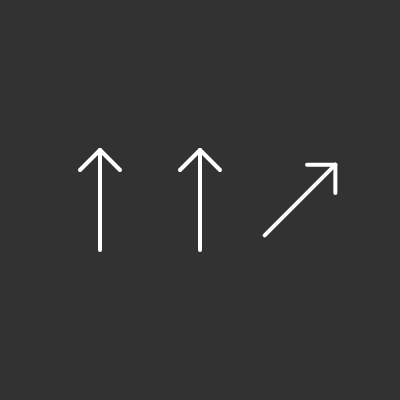
Frame 1 (no input)
Frame 60 (no input): identical to frame 1, image omitted
Frame 120 (the mouse pressed at the canvas centre since frame 60): identical to frame 1, image omitted

The p5.js sketch that drew this single still picture (run headless with seeded random() and noise() and a simulated clock; from frame 60 on, the mouse is pressed at the canvas centre):

// p5.js sketch
// ── sketch.js

/*
PUSH/POP MATRIX
Jeff Thompson | 2016/20 | jeffreythompson.org

If we want to draw a complex set of shapes, it can quickly
get messy trying to keep track of all those numbers. Working
relative to an X/Y position helps, but is still hard to read.
If we want to add more complex changes like rotation, it
gets nearly impossible.

But! Using "matrix transformations," we can let p5.js do the
math for us – nice! These temporarily change our frame of
reference, similar to moving or rotating the sheet of paper
you're drawing on.

COMMANDS BELOW:
push()      go into "temporary mode"
pop()     reset all transformations done after push()
translate()   move the origin (0,0) point
rotate()    rotate the canvas
scale()     make things bigger/smaller or mirror

CHALLENGES:
1. Can you create your own complex shape relative to the
   origin and draw it in several locations?
2. Can you draw a bunch of your shape across the screen using
   a for-loop? Within that loop, can you change the angle
   of the shape as it goes across the screen? (Hint: use
   division or the map() command)

*/


function setup() {
  createCanvas(400, 400);
}


function draw() {
  background(50);
  
  stroke(255);
  strokeWeight(4);
  strokeCap(ROUND);

  // let's say we want to draw an arrow
  // using the "old" way you can see how messy
  // the code gets
  line(200,150, 200,250);    // arrow body
    line(200,150, 180,170);    // left arrow head
    line(200,150, 220,170);    // right arrow head

    // if we wanted to change the position of the
    // arrow, we'd have to update all the code :(

    // (we'll see next time how to make a custom
    // "function" that would make this easier, but
    // it will still be hard if we want to rotate
    // the arrow)

    // much better: use push/pop() and translate() to
    // temporarily move the origin point and draw
    // everything relative to (0,0) instead!
    push();         // go into "temporary" mode
    translate(100,200);   // move origin to (100,100)
    line(0,-50, 0,50);
    line(0,-50, -20,-30);
    line(0,-50, 20,-30);
    pop();          // reset origin back to (0,0)

    // this is much easier to read and, if we want to
    // draw more arrows, we can just copy/paste and 
    // change translate() to position it!

    // bonus: we can also rotate the arrow
    // (angles are in a unit called "radians" which go
    // from 0 to TWO_PI – this takes some getting used
    // to but we can also convert angles from degrees 
    // using the radians() function)
    let angle = radians(45);
    push();
    translate(300,200);
    rotate(angle);
    line(0,-50, 0,50);
    line(0,-50, -20,-30);
    line(0,-50, 20,-30);
    pop();

    // why do we translate() first, then rotate()?
    // try switching the commands and see what happens
}
